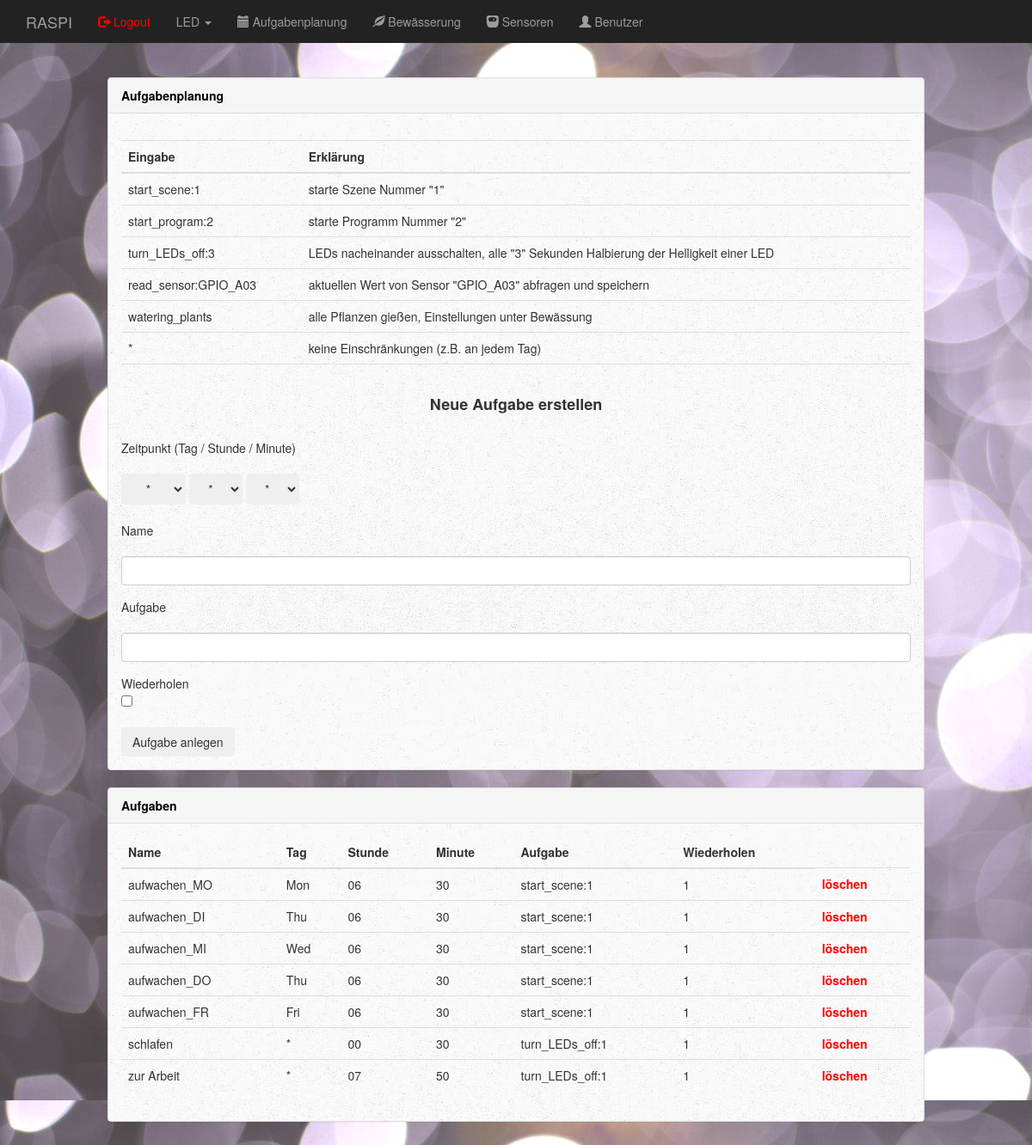
Page /dashboard/schedular/ (signed in) on the earlier database version.
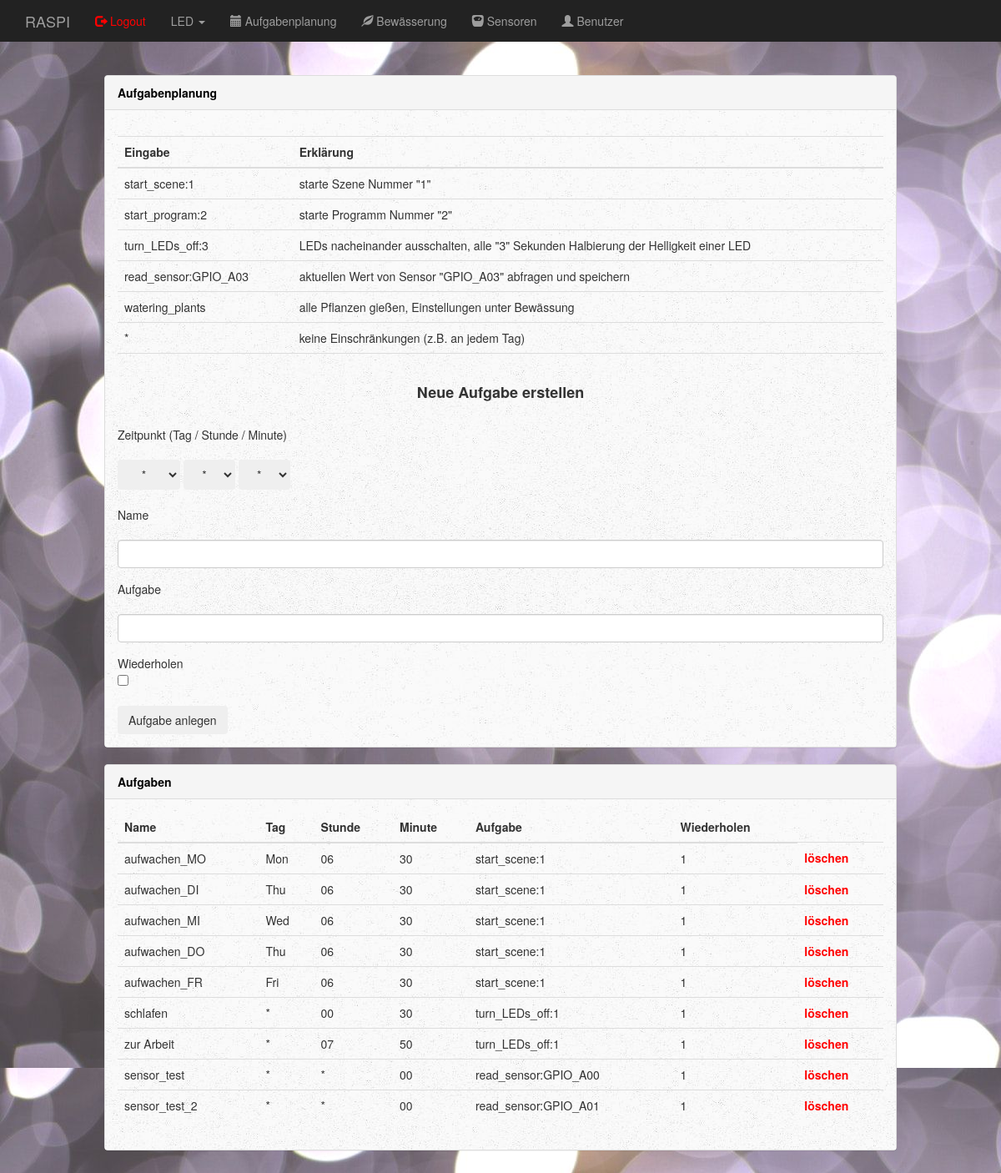
Same page on the later database version.
### app.py (models this page shows)
class Schedular(db.Model):
    __tablename__ = 'schedular'
    id     = db.Column(db.Integer, primary_key=True, autoincrement = True)
    name   = db.Column(db.String(50), unique=True)
    day    = db.Column(db.String(50))
    hour   = db.Column(db.String(50))
    minute = db.Column(db.String(50))
    task   = db.Column(db.String(100))
    repeat = db.Column(db.String(50))

### app.py (the view)
@app.route('/dashboard/schedular/', methods=['GET'])
@login_required
@superuser_required
def dashboard_schedular():
    error_massage = ""
    set_name = ""
    set_task = ""
    if request.method == "GET":
        if request.args.get("set_name") is not None:
            if request.args.get("set_name") == "":
                error_massage = "Kein Name angegeben"
                set_task = request.args.get("set_task")
            elif request.args.get("set_task") == "":
                error_massage = "Keine Aufgabe angegeben"
                set_name = request.args.get("set_name")
            else:
                name   = request.args.get("set_name")
                day    = request.args.get("set_day")
                hour   = request.args.get("set_hour")
                minute = request.args.get("set_minute")
                task   = request.args.get("set_task")
                if request.args.get("checkbox"):
                    repeat = True
                else:
                    repeat = False
                check_entry = Schedular.query.filter_by(name=name).first()
                if check_entry is None:
                    for i in range(1,25):
                        if Schedular.query.filter_by(id=i).first():
                            pass
                        else:
                            task = Schedular(
                                    id     = i,
                                    name   = name,
                                    day    = day,
                                    hour   = hour,
                                    minute = minute,
                                    task   = task,
                                    repeat = repeat,
                                )
                            db.session.add(task)
                            db.session.commit()
                            break
                else:
                    error_massage = "Name schon vergeben"
    schedular_list = Schedular.query.all()
    dropdown_list_days    = ["*", "Mon", "Thu", "Wed", "Thu", "Fri", "Sat", "Sun"]
    dropdown_list_hours   = ["*", "00", "01", "02", "03", "04", "05", "06", "07", "08", "09", "10", "11",
                             "12","13", "14", "15", "16", "17", "18", "19", "20", "21", "22", "23"]
    dropdown_list_minutes = ["*", "00", "01", "02", "03", "04", "05", "06", "07", "08", "09", "10", "11",
                             "12","13", "14", "15", "16", "17", "18", "19", "20", "21", "22", "23", "24",
                             "25", "26", "27", "28", "29", "30", "31", "32", "33", "34", "35", "36","37",
                             "38", "39", "40", "41", "42", "43", "44", "45", "46", "47", "48","49", "50",
                             "51", "52", "53", "54", "55", "56", "57", "58", "59"]
    return render_template('dashboard_schedular.html',
                            dropdown_list_days=dropdown_list_days,
                            dropdown_list_hours=dropdown_list_hours,
                            dropdown_list_minutes=dropdown_list_minutes,
                            schedular_list=schedular_list,
                            error_massage=error_massage,
                            set_name=set_name,
                            set_task=set_task
                            )

### app.py (called while the page is built)
def superuser_required(f):
    @wraps(f)
    def wrap(*args, **kwargs):
        if current_user.role == "superuser":
            return f(*args, **kwargs)
        else:
            form = LoginForm()
            return render_template('login.html', form=form, role_check=False)
    return wrap

@login_manager.user_loader
def load_user(user_id):
    return User.query.get(int(user_id))

### templates/dashboard_schedular.html (shortened to what this page needs)
{% extends "bootstrap/base.html" %}
{% block styles %}
  {{super()}}
  <link rel="stylesheet" href="{{url_for('.static', filename='dashboard.css')}}">
{% endblock %}
{% block content %}
<nav class="navbar navbar-inverse navbar-fixed-top">
  <div class="container">
    <div class="navbar-header">
      <a class="navbar-brand" href="#">RASPI</a>
    </div>
    <div id="navbar" class="collapse navbar-collapse">
      <ul class="nav navbar-nav">
        <li><a href="{{ url_for('logout') }}"><span class="glyphicon glyphicon-log-out" style="color:red"></span><font color="red"> Logout</font></a></li>
        <li class="dropdown">
          <a class="dropdown-toggle" data-toggle="dropdown" href="#">LED
          <span class="caret"></span></a>
        </li>
        <li><a href="{{ url_for('dashboard_schedular') }}"><span class="glyphicon glyphicon-calendar"></span> Aufgabenplanung</a></li>
        <li><a href="{{ url_for('dashboard_plants') }}"><span class="glyphicon glyphicon-leaf"></span> Bewässerung</a></li>
        <li><a href="{{ url_for('dashboard_sensors') }}"><span class="glyphicon glyphicon-scale"></span> Sensoren</a></li>
        <li><a href="{{ url_for('dashboard_user') }}"><span class="glyphicon glyphicon-user"></span> Benutzer</a></li>
      </ul>
    </div>
  </div>
</nav>
<br>
<div class="col-sm-2 col-sm-offset-2 col-md-10 col-md-offset-1 main">
  <div class="row">
    <div class="col">
      <div class="panel panel-default">
        <div class="panel-heading"><font color="black"><b>Aufgabenplanung</b></font></div>
          <div class="panel-body">
          <table class="table">
            <thead>
              <tr><td></td><td></td></tr>
              <tr>
                <th>Eingabe</th>
                <th>Erklärung</th>
              </tr>
            </thead>
            <tbody>
              <tr>
                <td>start_scene:1</td>
                <td>starte Szene Nummer "1"</td>
              </tr>
              <tr>
                <td>start_program:2</td>
                <td>starte Programm Nummer "2"</td>
              </tr>
              <tr>
                <td>turn_LEDs_off:3</td>
                <td>LEDs nacheinander ausschalten, alle "3" Sekunden Halbierung der Helligkeit einer LED</td>
              </tr>
              <tr>
                <td>read_sensor:GPIO_A03</td>
                <td>aktuellen Wert von Sensor "GPIO_A03" abfragen und speichern</td>
              </tr>
              <tr>
                <td>watering_plants</td>
                <td>alle Pflanzen gießen, Einstellungen unter Bewässung </td>
              </tr>
              <tr>
                <td> * </td>
                <td>keine Einschränkungen (z.B. an jedem Tag)</td>
              </tr>
              <tr><td></td><td></td></tr>
            </tbody>
          </table>
          <div class="text-center">
            <h4><b>Neue Aufgabe erstellen</b></h4>
          </div>
          <br>
          Zeitpunkt (Tag / Stunde / Minute)
          <br>
          <br>
          <form method="GET">
            <select class="btn btn-secondary dropdown-toggle" name="set_day">
              {% for each in dropdown_list_days %}
              {% if each != None %}
              <option value="{{each}}">{{each}}</option>
              {% endif %}
              {% endfor %}
            </select>
            <select class="btn btn-secondary dropdown-toggle" name="set_hour">
              {% for each in dropdown_list_hours %}
              {% if each != None %}
              <option value="{{each}}">{{each}}</option>
              {% endif %}
              {% endfor %}
            </select>
            <select class="btn btn-secondary dropdown-toggle" name="set_minute">
              {% for each in dropdown_list_minutes %}
              {% if each != None %}
              <option value="{{each}}">{{each}}</option>
              {% endif %}
              {% endfor %}
            </select>
            <br>
            <br>
            Name
            <br>
            <br>
            <div class="form-group">
              <input type="text" class="form-control" name="set_name" value="{% if set_name != None %}{{ set_name }}{% endif %}" />
            </div>
            Aufgabe
            <br>
            <br>
            <div class="form-group">
              <input type="text" class="form-control" name="set_task" value="{% if set_task != None %}{{ set_task }}{% endif %}" />
            </div>
            Wiederholen
            <div class="form-check">
              <input type="checkbox" class="form-check-input" name="checkbox">
            </div>
            <br>
            <input type="submit" class="btn btn-secondary" value="Aufgabe anlegen" />
          </form>
        </div>
      </div>
      <div class="panel panel-default">
        <div class="panel-heading"><font color="black"><b>Aufgaben</b></font></div>
        <div class="panel-body">
          <table class="table">
            <thead>
              <th scope="col">Name</th>
              <th scope="col">Tag</th>
              <th scope="col">Stunde</th>
              <th scope="col">Minute</th>
              <th scope="col">Aufgabe</th>
              <th scope="col">Wiederholen</th>
            </thead>
            <tbody>
              {% for entry in schedular_list %}
              <tr>
                <td>{{ entry.name }}</td>
                <td>{{ entry.day }}</td>
                <td>{{ entry.hour }}</td>
                <td>{{ entry.minute }}</td>
                <td>{{ entry.task }}</td>
                <td>{{ entry.repeat }}</td>
                <td><a href="/dashboard/schedular/delete/{{ entry.id }}"><font color="red"><b>löschen</b></font></a></td>
              </tr>
              {% endfor %}
            </tbody>
          </table>
        </div>
      </div>
    </div>
  </div>
</div>
{% endblock %}

### static/dashboard.css (style rules this page uses)
body { padding-top: 50px; background-image: url(images/background.jpg); }
.panel-body { background-image: url(images/background-panal.jpg); }
.navbar-fixed-top { border: 0; }
.main { padding: 20px; }
@media (min-width: 768px) { .main { padding-right: 40px; padding-left: 40px; } }

Differences in the rows shown:
added Schedular: name "sensor_test", day "*", hour "*", minute "00", task "read_sensor:GPIO_A00", repeat "1"
added Schedular: name "sensor_test_2", day "*", hour "*", minute "00", task "read_sensor:GPIO_A01", repeat "1"
